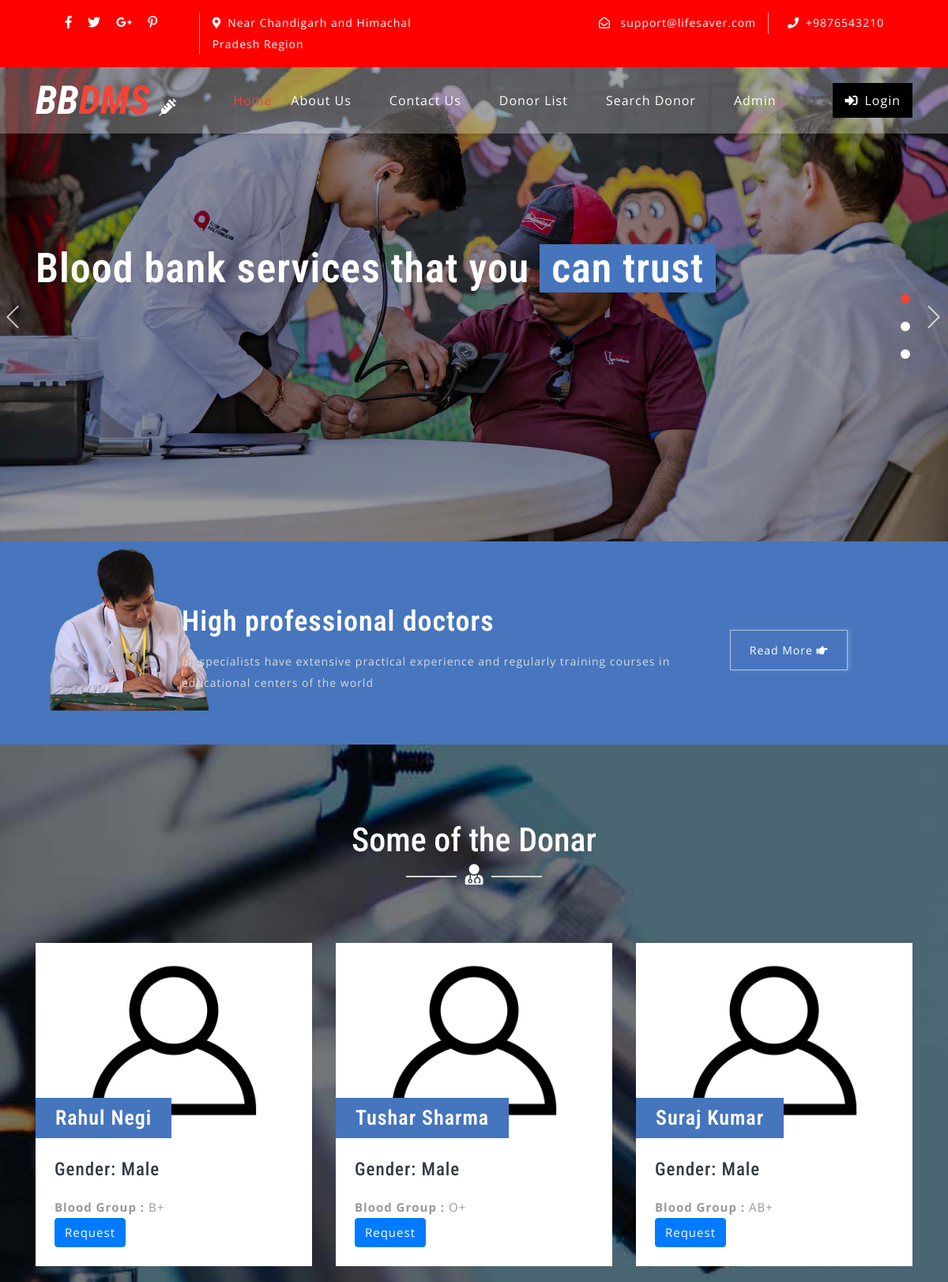
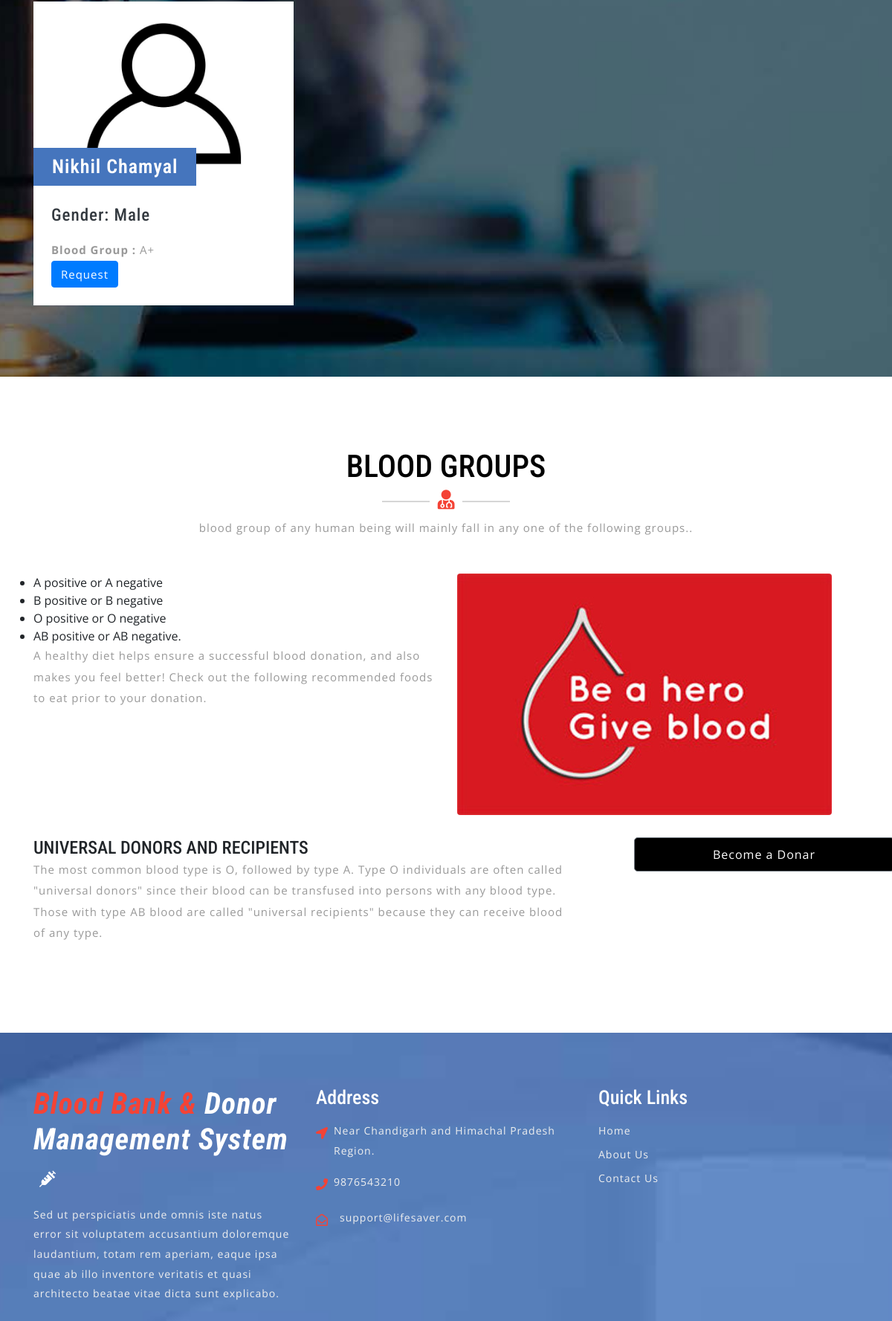
/bbdms/index.php (upper part), run on the app's committed database (2 pictures, top to bottom).
### tables this page shows
CREATE TABLE `tblcontactusinfo` (
  `id` int(11) NOT NULL,
  `Address` tinytext DEFAULT NULL,
  `EmailId` varchar(255) DEFAULT NULL,
  `ContactNo` char(11) DEFAULT NULL
);

CREATE TABLE `tblblooddonars` (
  `id` int(11) NOT NULL,
  `FullName` varchar(100) DEFAULT NULL,
  `MobileNumber` char(11) DEFAULT NULL,
  `EmailId` varchar(100) DEFAULT NULL,
  `Gender` varchar(20) DEFAULT NULL,
  `Age` int(11) DEFAULT NULL,
  `BloodGroup` varchar(20) DEFAULT NULL,
  `Address` varchar(255) DEFAULT NULL,
  `Message` mediumtext DEFAULT NULL,
  `PostingDate` timestamp NOT NULL DEFAULT current_timestamp(),
  `status` int(1) DEFAULT NULL,
  `Password` varchar(250) DEFAULT NULL
);

### bbdms/index.php (the view, shortened to what this page needs)
<?php
include('includes/config.php');
?>
<!DOCTYPE html>
<html lang="zxx">
<head>
	<link rel="stylesheet" href="css/bootstrap.css">
	<link rel="stylesheet" href="css/style.css" type="text/css" media="all" />
	<link rel="stylesheet" href="css/fontawesome-all.css">
</head>
<body>
	<?php include('includes/header.php');?>
	<div class="slider">
		<div class="callbacks_container">
			<ul class="rslides callbacks callbacks1" id="slider4">
				<li>
					<div class="banner-top1">
						<div class="banner-info_agile_w3ls">
							<div class="container">
								<h3>Blood bank services that you
									<span>can trust</span>
								</h3>
							</div>
						</div>
					</div>
				</li>
			</ul>
		</div>
	</div>
	<div class="banner-bottom py-5">
		<div class="d-flex container py-xl-3 py-lg-3">
			<div class="banner-left-bottom-w3ls offset-lg-2 offset-md-1">
				<h3 class="text-white my-3">High professional doctors</h3>
				<p>all specialists have extensive practical experience and regularly training courses in educational centers of the
					world</p>
			</div>
			<div class="button">
				<a href="about.php" class="w3ls-button-agile">Read More
					<i class="fas fa-hand-point-right"></i>
				</a>
			</div>
		</div>
	</div>
	<div class="blog-w3ls py-5" id="blog">
		<div class="container py-xl-5 py-lg-3">
			<div class="w3ls-titles text-center mb-5">
				<h3 class="title text-white">Some of the Donar</h3>
				<span>
					<i class="fas fa-user-md text-white"></i>
				</span>
			</div>
			<div class="row package-grids mt-5">
				<?php
$status=1;
$sql = "SELECT * from tblblooddonars where status=:status order by rand() limit 6";
$query = $dbh -> prepare($sql);
$query->bindParam(':status',$status,PDO::PARAM_STR);
$query->execute();
$results=$query->fetchAll(PDO::FETCH_OBJ);
if($query->rowCount() > 0)
{
foreach($results as $result)
{ ?>
				<div class="col-md-4 pricing" style="margin-top:2%;">
					<div class="price-top">
							<img src="images/blood-donor.jpg" alt="" class="img-fluid" />
						<h3><?php echo htmlentities($result->FullName);?>
						</h3>
					</div>
					<div class="price-bottom p-4">
						<h4 class="text-dark mb-3">Gender: <?php echo htmlentities($result->Gender);?></h4>
						<p class="card-text"><b>Blood Group :</b> <?php echo htmlentities($result->BloodGroup);?></p>
						<a class="btn btn-primary" style="color:#fff" href="contact-blood.php?cid=<?php echo $result->id;?>">Request</a>
					</div>
				</div><?php }} ?>
			</div>
		</div>
	</div>
	<div class="screen-w3ls py-5">
		<div class="container py-xl-5 py-lg-3">
			<div class="w3ls-titles text-center mb-5">
				<h3 class="title">BLOOD GROUPS</h3>
				<span>
					<i class="fas fa-user-md"></i>
				</span>
				<p class="mt-2">blood group of any human being will mainly fall in any one of the following groups..</p>
			</div>
			<div class="row">
            <div class="col-lg-6">
                <ul>
<li>A positive or A negative</li>
<li>B positive or B negative</li>
<li>O positive or O negative</li>
<li>AB positive or AB negative.</li>
                </ul>
                <p>A healthy diet helps ensure a successful blood donation, and also makes you feel better! Check out the following recommended foods to eat prior to your donation.</p>
            </div>
            <div class="col-lg-6">
                <img class="img-fluid rounded" src="images/blood-donor (1).jpg" alt="">
            </div>
        </div>
        <div class="row mb-4">
            <div class="col-md-8">
            <h4 style="padding-top: 30px;">UNIVERSAL DONORS AND RECIPIENTS</h4>
                <p>
The most common blood type is O, followed by type A.
Type O individuals are often called "universal donors" since their blood can be transfused into persons with any blood type. Those with type AB blood are called "universal recipients" because they can receive blood of any type.</p>
            </div>
            <div class="col-md-4" style="padding-top: 30px;">
                <a class="btn btn-lg btn-secondary btn-block login-button ml-lg-5 mt-lg-0 mt-4 mb-lg-0 mb-3" data-toggle="modal" data-target="#exampleModalCenter1" href="#" data-toggle="modal" data-target="#exampleModalCenter1"> Become a Donar</a>
            </div>
        </div>
		</div>
	</div>
	<?php include('includes/footer.php');?>
</body>
</html>

### bbdms/includes/header.php (shortened to what this page needs)
    <header>
        <div class="top-bar py-3">
            <div class="container">
                <div class="row">
                    <div class="col-lg-7 top-social-agile">
                        <div class="row">
                            <ul class="col-lg-4 col-6 top-right-info text-center">
                                <li>
                                    <a href="#">
                                        <i class="fab fa-facebook-f"></i>
                                    </a>
                                </li>
                                <li class="mx-3">
                                    <a href="#">
                                        <i class="fab fa-twitter"></i>
                                    </a>
                                </li>
                                <li>
                                    <a href="#">
                                        <i class="fab fa-google-plus-g"></i>
                                    </a>
                                </li>
                                <li class="ml-3">
                                    <a href="#">
                                        <i class="fab fa-pinterest-p"></i>
                                    </a>
                                </li>
                            </ul><?php
$sql = "SELECT * from tblcontactusinfo";
$query = $dbh -> prepare($sql);
$query->execute();
$results=$query->fetchAll(PDO::FETCH_OBJ);
if($query->rowCount() > 0)
{
foreach($results as $result)
{ ?>
                            <div class="col-6 header-top_w3layouts pl-3 text-lg-left text-center">
                                <p class="text-white">
                                    <i class="fas fa-map-marker-alt mr-2"></i><?php  echo $result->Address; ?></p>
                            </div>
                        </div>
                    </div>
                    <div class="col-lg-5 top-social-agile text-lg-right text-center">
                        <div class="row">
                            <div class="col-lg-7 col-6 top-w3layouts">
                                <p class="text-white">
                                    <i class="far fa-envelope-open mr-2"></i>
                                    <a href="mailto:info@example.com" class="text-white"><?php  echo $result->EmailId; ?></a>
                                </p>
                            </div>
                            <div class="col-lg-5 col-6 header-w3layouts pl-4 text-lg-left">
                                <p class="text-white">
                                    <i class="fas fa-phone mr-2"></i>+<?php  echo $result->ContactNo; ?></p>
                            </div>
                        </div><?php } } ?>
                    </div>
                </div>
            </div>
        </div>
    </header>
    <div id="home">
        <div class="main-top py-1">
            <nav class="navbar navbar-expand-lg navbar-light fixed-navi">
                <div class="container">
                    <h1>
                        <a class="navbar-brand font-weight-bold font-italic" href="index.php">
                            <span>BB</span>DMS
                            <i class="fas fa-syringe"></i>
                        </a>
                    </h1>
                    <div class="collapse navbar-collapse text-center" id="navbarSupportedContent">
                        <ul class="navbar-nav ml-lg-auto">
                            <li class="nav-item active mt-lg-0 mt-3">
                                <a class="nav-link" href="index.php">Home
                                </a>
                            </li>
                            <li class="nav-item mx-lg-4 my-lg-0 my-3">
                                <a class="nav-link" href="about.php">About Us</a>
                            </li>
                            <li class="nav-item mx-lg-4 my-lg-0 my-3">
                                <a class="nav-link" href="contact.php">Contact Us</a>
                            </li>
                            <li class="nav-item mx-lg-4 my-lg-0 my-3">
                                <a class="nav-link" href="donor-list.php">Donor List</a>
                            </li>
                            <li class="nav-item mx-lg-4 my-lg-0 my-3">
                                <a class="nav-link" href="search-donor.php">Search Donor</a>
                            </li>
                            <?php if (strlen($_SESSION['bbdmsdid']==0)) {?>
                            <li class="nav-item mx-lg-4 my-lg-0 my-3">
                                <a class="nav-link" href="admin/index.php">Admin</a>
                            </li>
                        </ul>
                        <a href="login.php" class="login-button ml-lg-5 mt-lg-0 mt-4 mb-lg-0 mb-3" >
                            <i class="fas fa-sign-in-alt mr-2"></i>Login</a><?php } ?>
                    </div>
                </div>
            </nav>
        </div>
    </div>

### bbdms/includes/footer.php (shortened to what this page needs)
<footer>
    <div class="w3ls-footer-grids pt-sm-4 pt-3">
      <div class="container py-xl-5 py-lg-3">
        <div class="row">
          <div class="col-md-4 w3l-footer">
            <h2 class="mb-sm-3 mb-2">
              <a href="index.php" class="text-white font-italic font-weight-bold">
                <span>Blood Bank & </span>Donor Management System
                <i class="fas fa-syringe ml-2"></i>
              </a>
            </h2>
            <p>Sed ut perspiciatis unde omnis iste natus error sit voluptatem accusantium doloremque laudantium, totam rem
              aperiam,
              eaque ipsa quae ab illo inventore veritatis et quasi architecto beatae vitae dicta sunt explicabo.</p>
          </div>
          <div class="col-md-4 w3l-footer my-md-0 my-4">
            <h3 class="mb-sm-3 mb-2 text-white">Address</h3>
            <ul class="list-unstyled">
              <?php
$sql = "SELECT * from tblcontactusinfo";
$query = $dbh -> prepare($sql);
$query->execute();
$results=$query->fetchAll(PDO::FETCH_OBJ);
if($query->rowCount() > 0)
{
foreach($results as $result)
{ ?>
              <li>
                <i class="fas fa-location-arrow float-left"></i>
                <p class="ml-4">
                  <span><?php  echo $result->Address; ?>. </p>
              </li>
              <li class="my-3">
                <i class="fas fa-phone float-left"></i>
                <p class="ml-4"><?php  echo $result->ContactNo; ?></p>
                <div class="clearfix"></div>
              </li>
              <li>
                <i class="far fa-envelope-open float-left"></i>
                <a href="mailto:info@example.com" class="ml-3"><?php  echo $result->EmailId; ?></a>
                <div class="clearfix"></div>
              </li>
            <?php } } ?></ul>
          </div>
          <div class="col-md-4 w3l-footer">
            <h3 class="mb-sm-3 mb-2 text-white">Quick Links</h3>
            <div class="nav-w3-l">
              <ul class="list-unstyled">
                <li>
                  <a href="index.php">Home</a>
                </li>
                <li class="mt-2">
                  <a href="about.php">About Us</a>
                </li>
                <li class="mt-2">
                  <a href="contact.php">Contact Us</a>
                </li>
              </ul>
            </div>
          </div>
        </div>
      </div>
    </div>
  </footer>

### data on the page
tblcontactusinfo: Address "Near Chandigarh and Himachal Pradesh Region", EmailId "support@lifesaver.com", ContactNo "9876543210"
tblblooddonars: FullName "Rahul Negi", Gender "Male", BloodGroup "B+"
tblblooddonars: FullName "Tushar Sharma", Gender "Male", BloodGroup "O+"
tblblooddonars: FullName "Suraj Kumar", Gender "Male", BloodGroup "AB+"
tblblooddonars: FullName "Nikhil Chamyal", Gender "Male", BloodGroup "A+"
